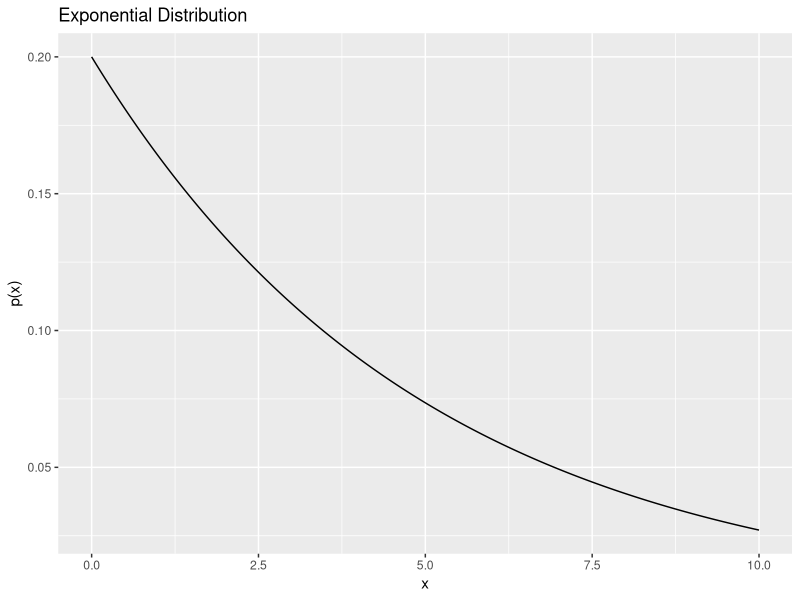
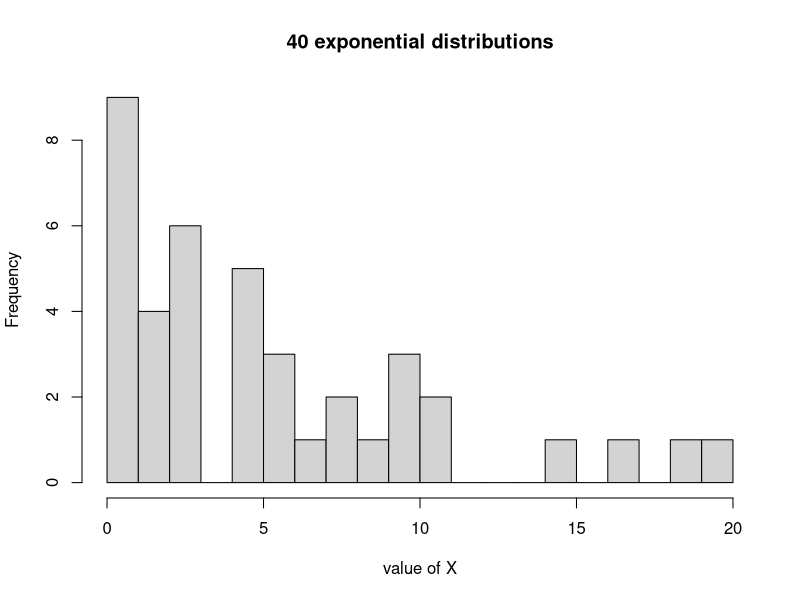
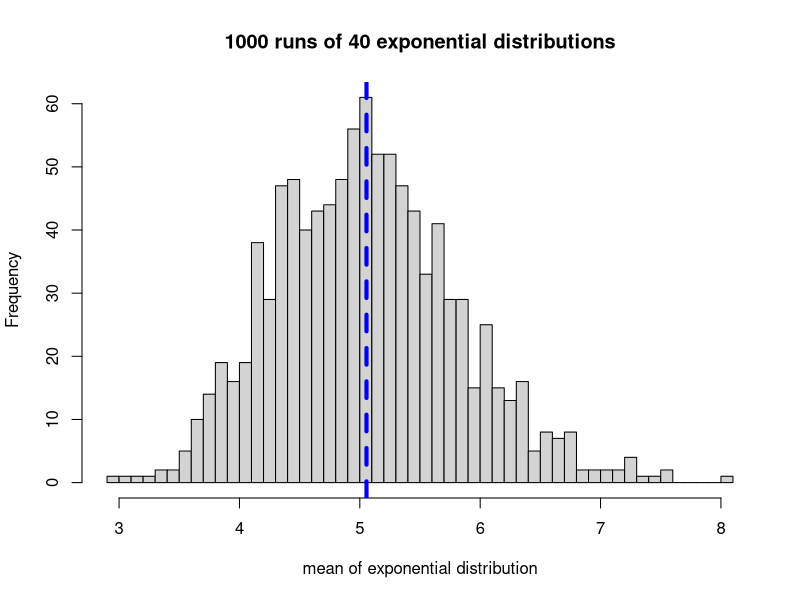

Generate these figures, in order, with R:
## ---- chunk 1
#In this project you will investigate the exponential distribution in R and compare it with the Central Limit Theorem. The exponential distribution can be simulated in R with rexp(n, lambda) where lambda is the rate parameter. The mean of exponential distribution is 1/lambda and the standard deviation is also 1/lambda. Set lambda = 0.2 for all of the simulations. You will investigate the distribution of averages of 40 exponentials. Note that you will need to do a thousand simulations.
library(ggplot2)
lambda <- 0.2
n <- 40
nosim <- 1000
distExp = NULL
mean_exp <- 1/lambda
sd_exp <- 1/lambda
## ---- chunk 2
# The exponential distribution
x <- seq(0.0,10.0,0.01)
p <- function(x,lambda) lambda*exp(-lambda*x)
exp_prob <- p(x,0.2)
dat <- data.frame(x, exp_prob)
qplot(x,exp_prob,data=dat,geom="line",xlab="x", ylab="p(x)",main="Exponential Distribution")
## ---- chunk 3
# The average of 40 exponential distrubtions with lambda = 0.2
distExp <- rexp(n,lambda)
hist(distExp, main="40 exponential distributions", xlab="value of X", breaks=20)
## ---- chunk 4
print(mean(distExp))
print(sd(distExp))
print(1/lambda)
## ---- chunk 5
# Simulation of 1000 runs of 40 exponontial distributions
distExp_sim <- NULL
for (i in 1 : nosim) distExp_sim = c(distExp_sim, mean(rexp(n,lambda)))
## ---- chunk 6
# mean of 1000 simulated exponential distributions
print(mean(distExp_sim))

# predicted value using the central limit theorem (CLT) = 1/lambda
print(1/lambda)
## ---- chunk 7
# Standard variance of the simulated exponential distributions
print(sd(distExp_sim))

# The theoretical central limit theorem value for variance is predicted by using the equation sigma/sqrt(n) where n=40, and sigma is 1/lambda for the exponential distribution
CLT_sd <- (1/lambda)/sqrt(40)
print(CLT_sd)

## ---- chunk 8
hist(as.numeric(distExp_sim),breaks=50,main="1000 runs of 40 exponential distributions",xlab="mean of exponential distribution")
mean_distExp_sim <- mean(distExp_sim)
abline(v=mean_distExp_sim, col="blue", lwd=4, lty=20)
